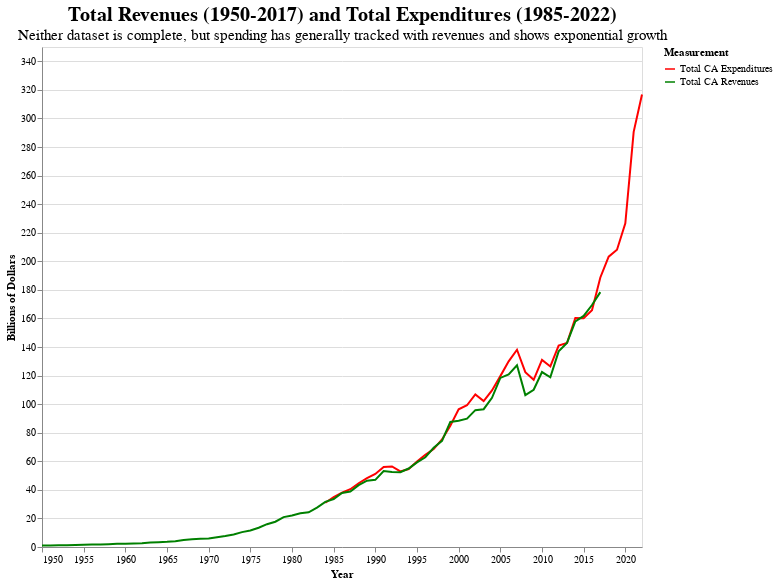

Here is the notebook cell this chart was saved with:
### Markdown cell above
Source: U.S. Bureau of Economic Analysis  Release: Gross Domestic Product by State

### Code cell
nogdp = melted_df[(melted_df['Measurement'] != 'GDP 2022 Dollars') & (melted_df['Measurement'] != 'GDP Chained 2012 Dollars')]



# Create a line chart
REchart = alt.Chart(nogdp).mark_line().encode(
    x=alt.X('Fiscal Year:T',  title = 'Year', axis=alt.Axis(grid=False)),
    y=alt.Y('yaxis:Q', title = 'Billions of Dollars'),
    color=alt.Color('Measurement:N', scale=alt.Scale(
        domain=['Total CA Expenditures', 'Total CA Revenues'],
        range=['red', 'green']))
).properties(
        title = alt.TitleParams(
            text= ("Total Revenues (1950-2017) and Total Expenditures (1985-2022)"),
            subtitle= ("Neither dataset is complete, but spending has generally tracked with revenues and shows exponential growth"),
            fontSize = 20,
            subtitleFontSize= 15),
    width=600,
    height=500,)

REchart

### Figure 1 — Vega-Lite specification as saved in the notebook (floating-point values rounded to 4 significant figures; data arrays with more than 128 entries replaced by an {"elided": "..."} marker saying what was removed)
{"usermeta": {"embedOptions": {"theme": "fivethirtyeight"}}, "config": {"view": {"continuousWidth": 400, "continuousHeight": 300}}, "data": {"name": "data-32866ddde7bb824540aab2a195f08913"}, "mark": "line", "encoding": {"color": {"field": "Measurement", "scale": {"domain": ["Total CA Expenditures", "Total CA Revenues"], "range": ["red", "green"]}, "type": "nominal"}, "x": {"axis": {"grid": false}, "field": "Fiscal Year", "title": "Year", "type": "temporal"}, "y": {"field": "yaxis", "title": "Billions of Dollars", "type": "quantitative"}}, "height": 500, "title": {"text": "Total Revenues (1950-2017) and Total Expenditures (1985-2022)", "fontSize": 20, "subtitle": "Neither dataset is complete, but spending has generally tracked with revenues and shows exponential growth", "subtitleFontSize": 15}, "width": 600, "$schema": "https://vega.github.io/schema/vega-lite/v4.17.0.json", "datasets": {"data-32866ddde7bb824540aab2a195f08913": {"elided": "146 records"}}}
